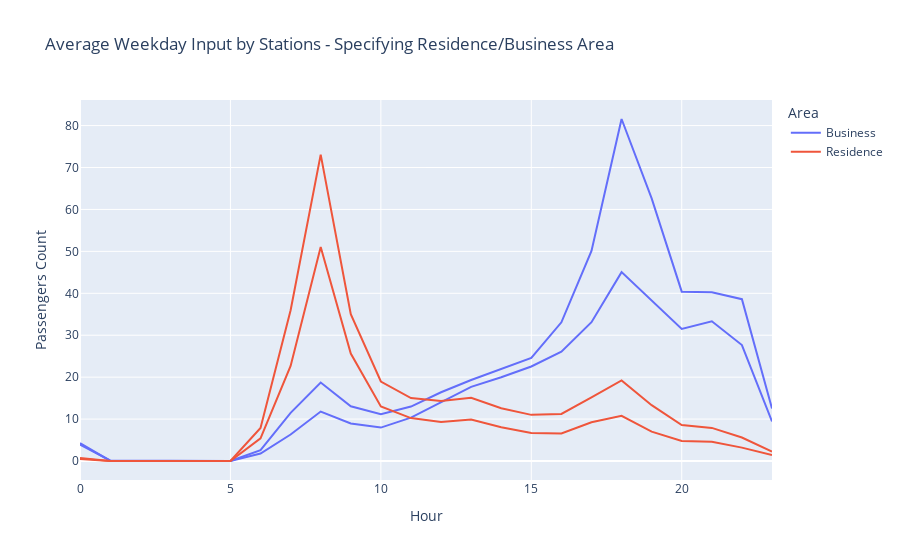

The notebook cell this image was saved under:
### Code cell
df_weekday = df[df['weekday'] == 1].groupby(['hour','origin'])['passenger_cnt'].agg('mean').reset_index()

# Comment this line to plot all stations
df_weekday_plot = df_weekday[df_weekday['origin'].isin(['Zhongxiao_Fuxing', 'Taipei_City_Hall', 'Xinpu', 'Yongan_Market'])] 
df_weekday_plot['Area'] = ['Business', 'Residence', 'Residence','Business'] * 21

fig = px.line(df_weekday_plot, x="hour", y="passenger_cnt", 
              color='Area', line_group="origin", 
              title='Average Weekday Input by Stations - Specifying Residence/Business Area',
              labels={
                        "passenger_cnt": "Passengers Count",
                        "hour": "Hour",
                    },)
fig.show()

### Figure 1 — Plotly figure (JSON) as saved in the notebook; plotly's stock layout.template omitted (floating-point values rounded to 4 significant figures)
{"data": [{"hovertemplate": "Area=Business<br>origin=Taipei_City_Hall<br>Hour=%{x}<br>Passengers Count=%{y}<extra></extra>", "legendgroup": "Business", "line": {"color": "#636efa", "dash": "solid"}, "marker": {"symbol": "circle"}, "mode": "lines", "name": "Business", "orientation": "v", "showlegend": true, "type": "scatter", "x": [0, 1, 5, 6, 7, 8, 9, 10, 11, 12, 13, 14, 15, 16, 17, 18, 19, 20, 21, 22, 23], "xaxis": "x", "y": [4.241, 0.07105, 0.004854, 2.582, 11.47, 18.73, 13.05, 11.18, 12.98, 16.4, 19.32, 21.91, 24.57, 33.08, 50.11, 81.57, 62.65, 40.39, 40.24, 38.59, 12.54], "yaxis": "y"}, {"hovertemplate": "Area=Business<br>origin=Zhongxiao_Fuxing<br>Hour=%{x}<br>Passengers Count=%{y}<extra></extra>", "legendgroup": "Business", "line": {"color": "#636efa", "dash": "solid"}, "marker": {"symbol": "circle"}, "mode": "lines", "name": "Business", "orientation": "v", "showlegend": false, "type": "scatter", "x": [0, 1, 5, 6, 7, 8, 9, 10, 11, 12, 13, 14, 15, 16, 17, 18, 19, 20, 21, 22, 23], "xaxis": "x", "y": [3.921, 0.1447, 0.0008826, 1.795, 6.324, 11.8, 8.94, 7.971, 10.33, 14.07, 17.68, 19.98, 22.55, 26.07, 33.1, 45.05, 38.31, 31.51, 33.32, 27.66, 9.448], "yaxis": "y"}, {"hovertemplate": "Area=Residence<br>origin=Xinpu<br>Hour=%{x}<br>Passengers Count=%{y}<extra></extra>", "legendgroup": "Residence", "line": {"color": "#EF553B", "dash": "solid"}, "marker": {"symbol": "circle"}, "mode": "lines", "name": "Residence", "orientation": "v", "showlegend": true, "type": "scatter", "x": [0, 1, 5, 6, 7, 8, 9, 10, 11, 12, 13, 14, 15, 16, 17, 18, 19, 20, 21, 22, 23], "xaxis": "x", "y": [0.7118, 0.0256, 0.005737, 7.88, 35.96, 73.09, 35.0, 18.96, 15.01, 14.33, 15.08, 12.58, 11.0, 11.24, 15.15, 19.22, 13.31, 8.587, 7.901, 5.598, 2.267], "yaxis": "y"}, {"hovertemplate": "Area=Residence<br>origin=Yongan_Market<br>Hour=%{x}<br>Passengers Count=%{y}<extra></extra>", "legendgroup": "Residence", "line": {"color": "#EF553B", "dash": "solid"}, "marker": {"symbol": "circle"}, "mode": "lines", "name": "Residence", "orientation": "v", "showlegend": false, "type": "scatter", "x": [0, 1, 5, 6, 7, 8, 9, 10, 11, 12, 13, 14, 15, 16, 17, 18, 19, 20, 21, 22, 23], "xaxis": "x", "y": [0.4837, 0.003972, 0.001324, 5.389, 22.69, 51.03, 25.64, 13.0, 10.24, 9.3, 9.885, 8.055, 6.658, 6.578, 9.237, 10.77, 7.006, 4.783, 4.613, 3.195, 1.447], "yaxis": "y"}], "layout": {"legend": {"title": {"text": "Area"}, "tracegroupgap": 0}, "title": {"text": "Average Weekday Input by Stations - Specifying Residence/Business Area"}, "xaxis": {"anchor": "y", "domain": [0, 1], "title": {"text": "Hour"}}, "yaxis": {"anchor": "x", "domain": [0, 1], "title": {"text": "Passengers Count"}}}}
